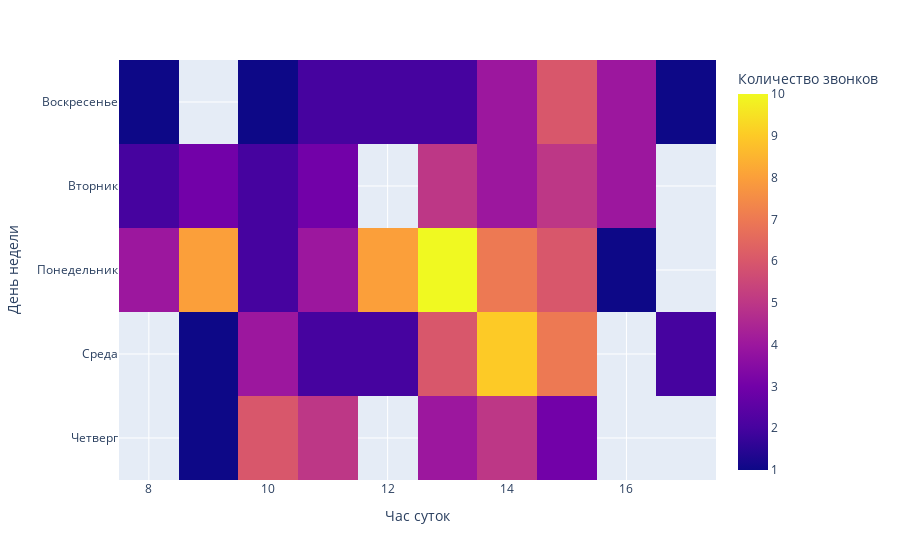

This figure's notebook cell:
### Code cell
df["hour"] = df["start_time"].dt.hour
heatmap_data = df.groupby(["weekday_name", "hour"]).size().reset_index(name="calls")
fig = px.imshow(
    heatmap_data.pivot(index="weekday_name", columns="hour", values="calls"),
     labels=dict(x="Час суток", y="День недели", color="Количество звонков"),
)

fig.show()

### Figure 1 — Plotly figure (JSON) as saved in the notebook; plotly's stock layout.template omitted (floating-point values rounded to 4 significant figures)
{"data": [{"coloraxis": "coloraxis", "hovertemplate": "Час суток: %{x}<br>День недели: %{y}<br>Количество звонков: %{z}<extra></extra>", "name": "0", "type": "heatmap", "x": [8, 9, 10, 11, 12, 13, 14, 15, 16, 17], "xaxis": "x", "y": ["Воскресенье", "Вторник", "Понедельник", "Среда", "Четверг"], "yaxis": "y", "z": [[1, null, 1, 2, 2, 2, 4, 6, 4, 1], [2, 3, 2, 3, null, 5, 4, 5, 4, null], [4, 8, 2, 4, 8, 10, 7, 6, 1, null], [null, 1, 4, 2, 2, 6, 9, 7, null, 2], [null, 1, 6, 5, null, 4, 5, 3, null, null]]}], "layout": {"coloraxis": {"colorbar": {"title": {"text": "Количество звонков"}}, "colorscale": [[0, "#0d0887"], [0.1111, "#46039f"], [0.2222, "#7201a8"], [0.3333, "#9c179e"], [0.4444, "#bd3786"], [0.5556, "#d8576b"], [0.6667, "#ed7953"], [0.7778, "#fb9f3a"], [0.8889, "#fdca26"], [1, "#f0f921"]]}, "margin": {"t": 60}, "xaxis": {"anchor": "y", "constrain": "domain", "domain": [0, 1], "scaleanchor": "y", "title": {"text": "Час суток"}}, "yaxis": {"anchor": "x", "autorange": "reversed", "constrain": "domain", "domain": [0, 1], "title": {"text": "День недели"}}}}
